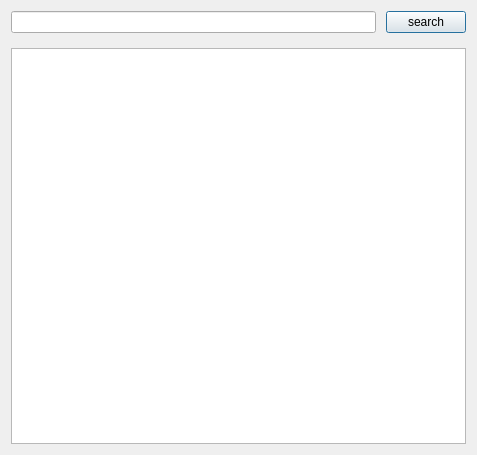
<?xml version="1.0" encoding="UTF-8"?>
<ui version="4.0">
 <class>searchDialog</class>
 <widget class="QDialog" name="searchDialog">
  <property name="geometry">
   <rect>
    <x>0</x>
    <y>0</y>
    <width>477</width>
    <height>455</height>
   </rect>
  </property>
  <property name="windowTitle">
   <string>Search</string>
  </property>
  <layout class="QVBoxLayout" name="verticalLayout">
   <property name="spacing">
    <number>15</number>
   </property>
   <item>
    <layout class="QHBoxLayout" name="horizontalLayout">
     <property name="spacing">
      <number>10</number>
     </property>
     <item>
      <widget class="QLineEdit" name="lineEdit"/>
     </item>
     <item>
      <widget class="QPushButton" name="pushButton">
       <property name="text">
        <string>search</string>
       </property>
      </widget>
     </item>
    </layout>
   </item>
   <item>
    <widget class="QTextBrowser" name="textBrowser"/>
   </item>
  </layout>
 </widget>
 <resources/>
 <connections/>
</ui>
